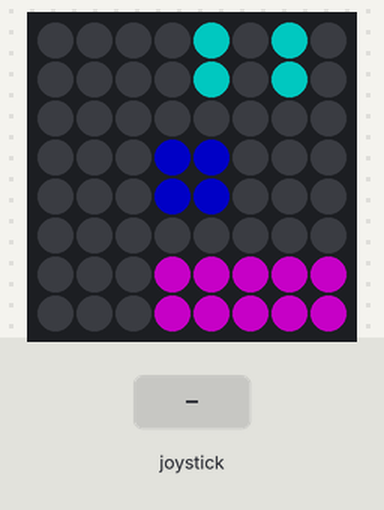
A program run on a simulated Raspberry Pi (BCM pin numbers) with a Sense HAT. Parts: the Sense HAT's 8×8 RGB LED matrix. Inputs (shaded band) come from the test bench. Dim RGB values are drawn brighter than linear; the clock reads 2024-03-15 10:24:30 at power-on unless the program sets it.

Above: at 1.2 s.
1.3 s: joystick pushed up
At 2.8 s:
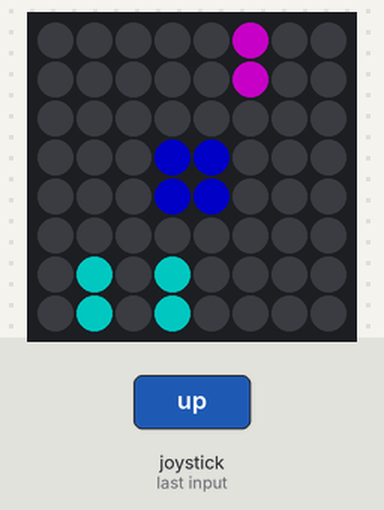
4.3 s: joystick pushed down
At 5.8 s:
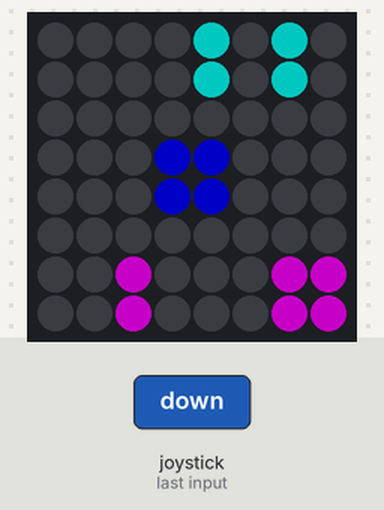
7.3 s: joystick pushed left
At 8.8 s:
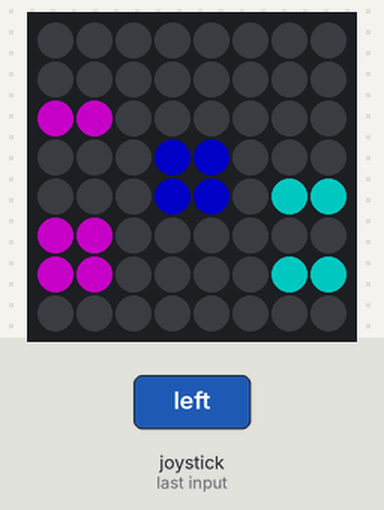
10.3 s: joystick pushed right
At 11.7 s:
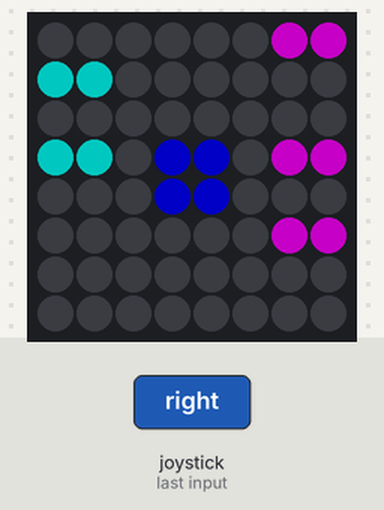
13.3 s: joystick clicked
At 13.7 s:
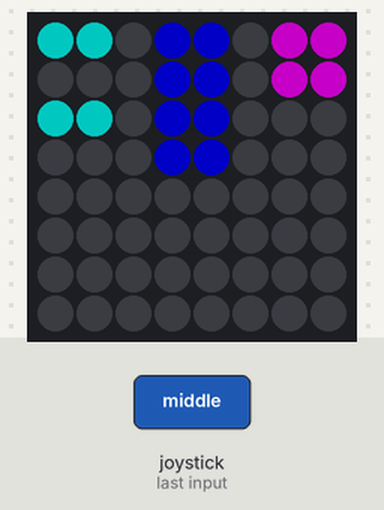
14.8 s: joystick clicked
At 15.8 s:
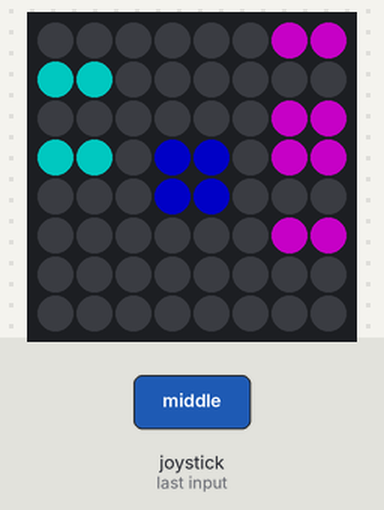
Timing chart, 0 to 17.8 s (numbered marks = the images above; inputs shaded):
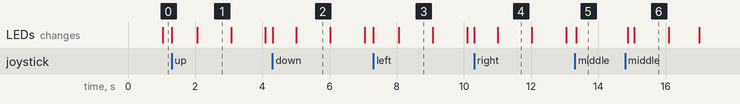

Measured:
- after the input at 4.3 s, the LEDs: first change at once (image 2 shows a later state)
- after the input at 7.3 s, the LEDs: first change at once (image 3 shows a later state)
- after the input at 10.3 s, the LEDs: first change at once (image 4 shows a later state)
- after the input at 13.3 s, the LEDs: change after 0.05 s (image 5)
- after the input at 14.8 s, the LEDs: first change after 0.07 s (image 6 shows a later state)
- what the display in image 1 shows lasts 1.0 s, from 2.1 s to 3.1 s

The program:

hat_binary_clock.py
```python
#!/usr/bin/python3
from sense_hat import SenseHat
from time import sleep, strftime

# Controls

# Function that will be called when the joystick is middle clicked
# Switches between date and time
def change(event):
    if event.action == 'pressed' and event.direction == 'middle':
        global switch
        switch = not switch

# This function will rotate the text
def rotate(event):
    if event.action == 'pressed':
        match event.direction:
            case 'up':
                sense.set_rotation(180)
            case 'left':
                sense.set_rotation(90)
            case 'right':
                sense.set_rotation(270)
            case 'down':
                sense.set_rotation(0)


if __name__ == "__main__":
    # Initialise the Sense Hat
    sense = SenseHat()
    sense.clear()
    switch = False

    while True:
        # Takes current time and date
        # Converts each number into integer
        # Converts again into a binary string
        # Then splits the number into a list of bits

        # Splitter
        border = '00000000'

        # Date values
        day    = format(int(strftime("%w")), '08b')
        date   = format(int(strftime("%d")), '08b')
        month  = format(int(strftime("%m")), '08b')

        #Time values
        hour   = format(int(strftime("%H")), '08b')
        minute = format(int(strftime("%M")), '08b')
        second = format(int(strftime("%S")), '08b')


        # The input list
        sense.stick.direction_middle = change
        # Inputting a direction on the joystick will call the function to rotate the text
        sense.stick.direction_up     = rotate
        sense.stick.direction_down   = rotate
        sense.stick.direction_left   = rotate
        sense.stick.direction_right  = rotate

        #Toggles boolean when button pressed
        # User can change display from time to date by clicking the joystick
        if switch == False:
            values = [hour,hour,border,minute,minute,border,second,second]
        else:
            values = [day,day,border,date,date,border,month,month]

        # Output list
        # Output list must be a single list with 64 values
        # This is what will be shown on the led matrix
        matrix = []

        # Color array
        # The colors follow the order of the values recorded
        colors = [[0,100,100],[0,100,100],[0,0,0],[0,0,100],[0,0,100],[0,0,0],[100,0,100],[100,0,100]]

        # Will iterate through each value and append it to the output list
        # Collapses 8x8 array into 1x64 array, which is needed for set_pixels()
        # The y axis will pull the color value from the array to color code the rows
        for y in range(len(values)):
            for x in range(len(values[y])):
                if values[y][x] == '0':
                    matrix.append([0,0,0])

                elif values[y][x] == '1':
                    matrix.append(colors[y])

        sense.clear()
        sense.set_pixels(matrix)
        sleep(0.1)
```
